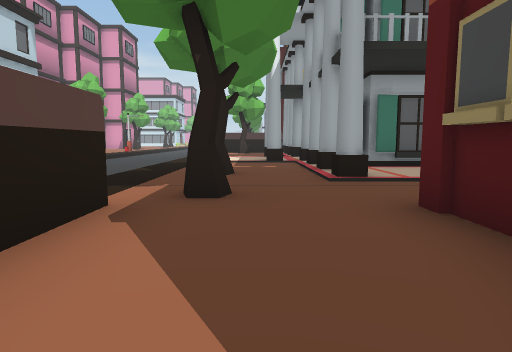
[1] (above)

24 first-person views from a walk through a Unity game level. The camera is 1.2 m above the floor, tilts 6° down and sees 75° across. The floor is counted in squares, 2 m on a side. Each view is taken from the middle of a square. On the plan, view 1 faces up. The plan holds only what a view shows up to about 10 squares ahead; the rest is blank. The place goes on beyond the plan. Some animated figures are not drawn.

[2]
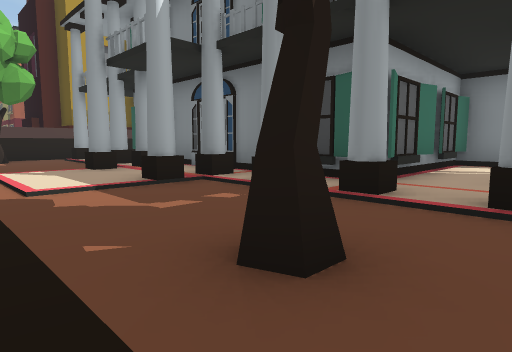

[3]
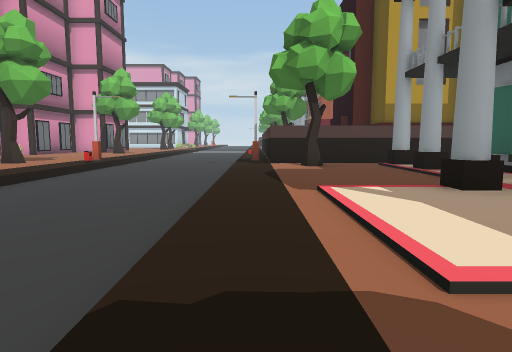

[4]
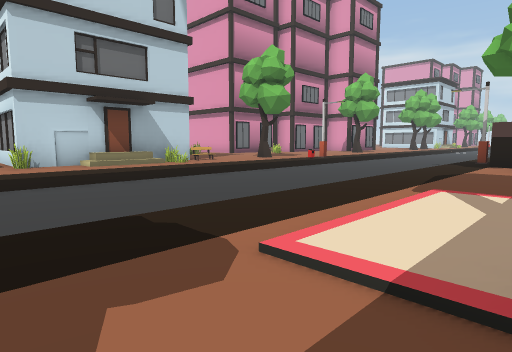

[5]
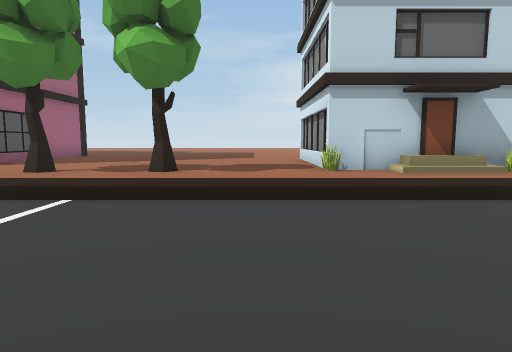

[6]
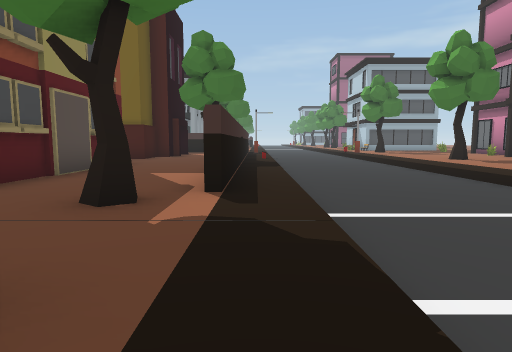

[7]
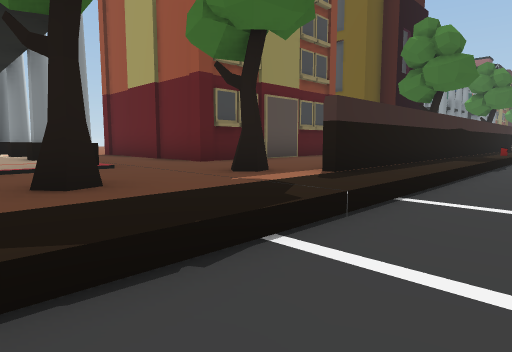

[8]
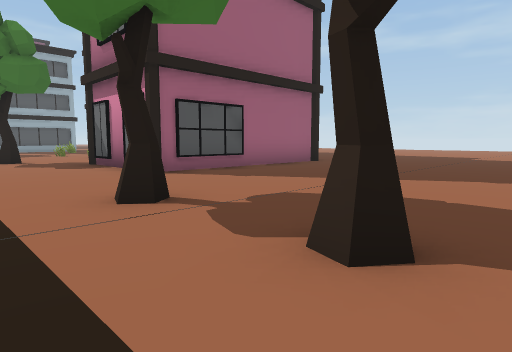

[9]
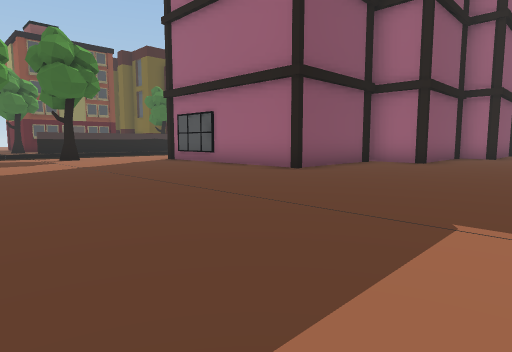

[10]
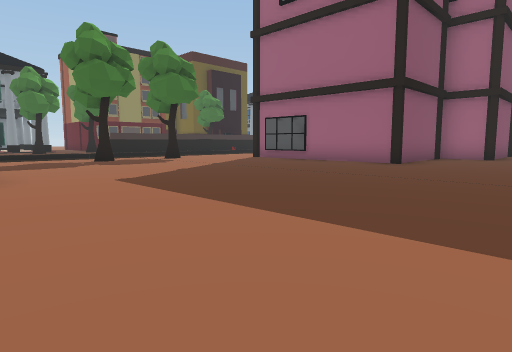

[11]
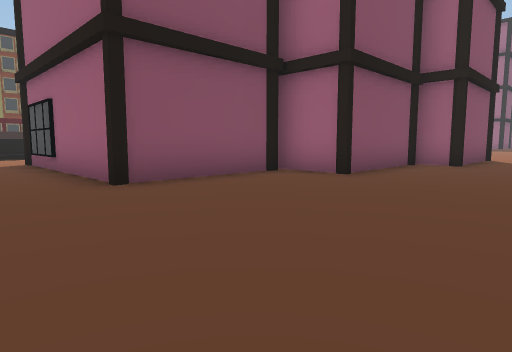

[12]
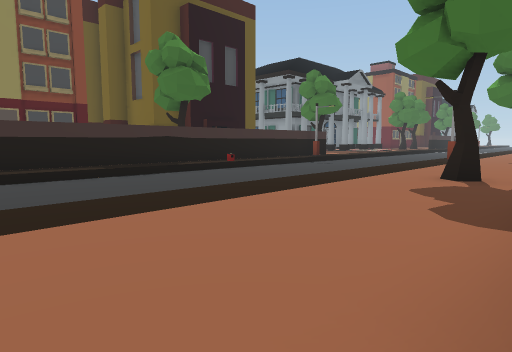

[13]
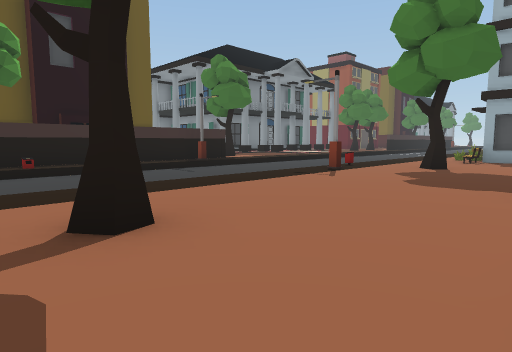

[14]
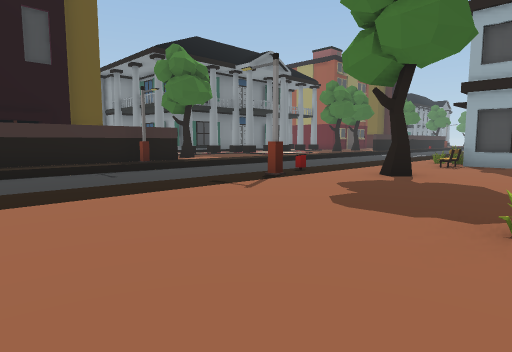

[15]
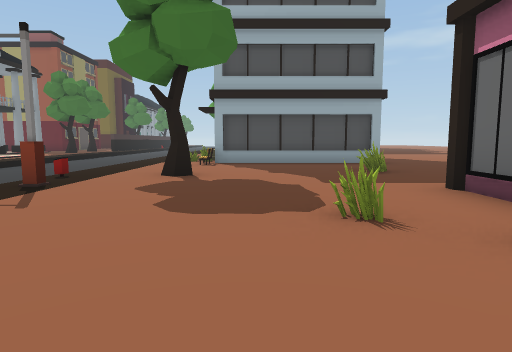

[16]
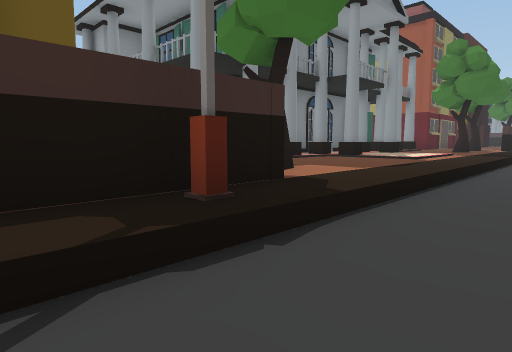

[17]
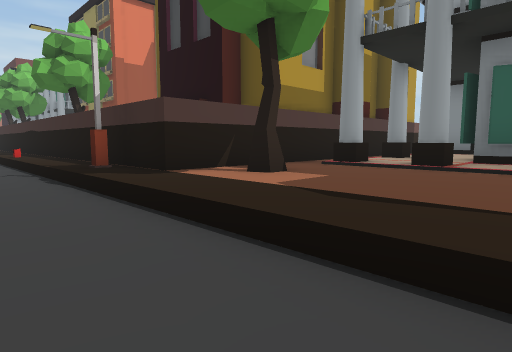

[18]
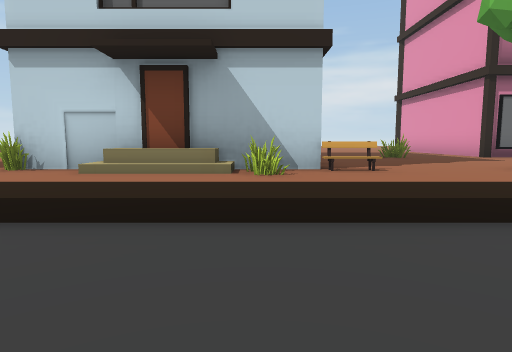

[19]
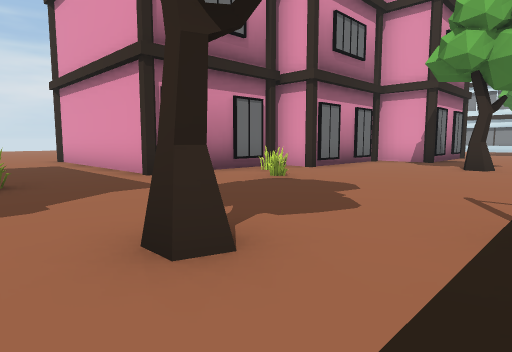

[20]
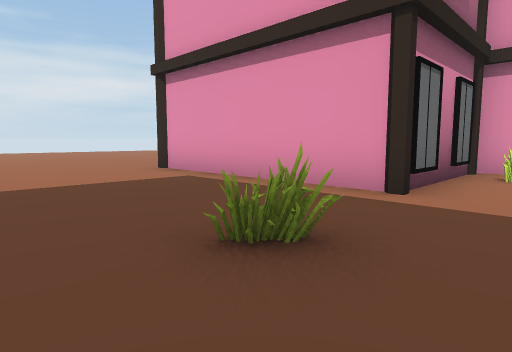

[21]
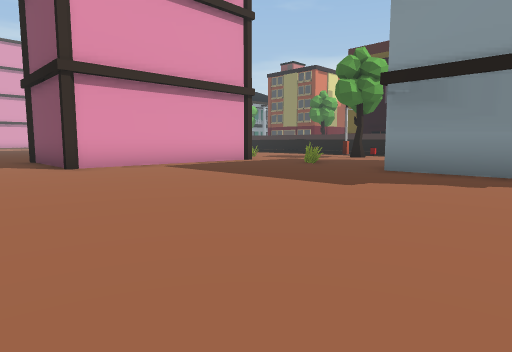

[22]
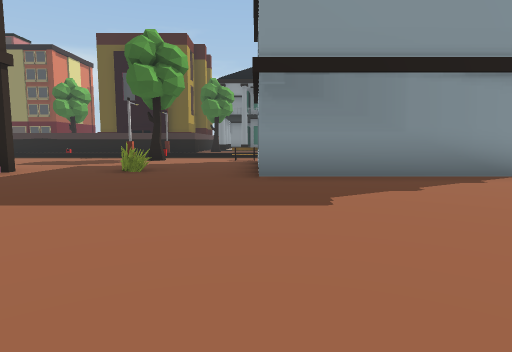

[23]
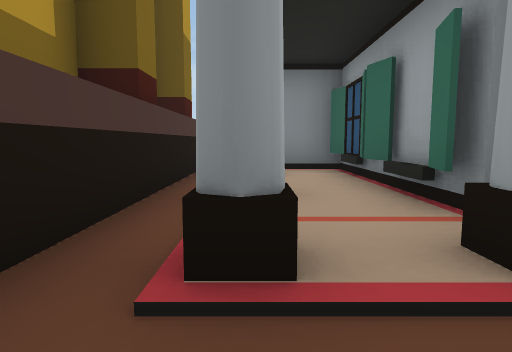

[24]
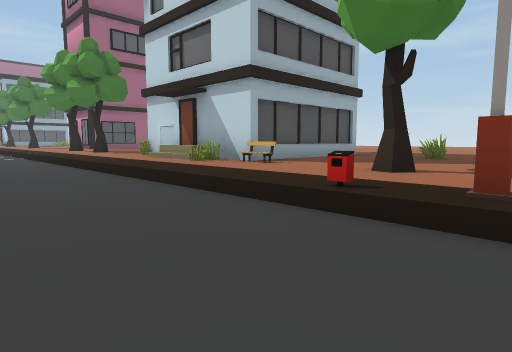

### Floor plan
Key: @ floor where view 1 was taken; # wall or solid block; . main floor; - floor 0.25 m lower than the main floor; = window, fence, low wall or low ledge; B building; T tree; L lamp; E bench.
Columns run from 20 left of view 1 to 7 right of it. Each row starts with its distance up from view 1.
 19              L----L
 18          .....----L   ######
 17      ...=..T..----.####....
 16      ...=.....----.T.B.B B
 15        .......----...B     B
 14        ####E..----.... BBBBB
 13           ##=.----...B
 12            #..----..BB
 11            #..----..
 10  .....  ####..----..
  9  .............----....
  8  .............----...B
  7 ..............----...B BBBBB
  6 ...........T..----.T..     B
  5 ..............----...B.B B B
  4 ...........T.. ---.T......
  3 .............. ---#...#####
  2 ..............----#...#
  1 .....######...----#...#
  0 .....#    #...----#.@.#
 -1 .....#    #...----#...#
 -2  ....#  ###...----# ..
 -3  ...##  #.....----# ..
 -4  ...#   #..T..----#T
 -5  ...#  ##.....----#
 -6  ..##  #......----#
 -7  ..#   #......----#
 -8 ...#   #.=....----#
 -9 ...#####.....L----L
-10 ..............----L#   ####
-11 ........=..T..----.####
-12 ........=.....----.T.B     B
-13 ..............----...B     B
-14 .......####E..----.... BBB
-15 .......#  ##=.----...B
-16 .......#   #..-- -..BB
-17 .......#   #..-  -..

Where each view was taken, in squares from view 1:
view 1: 0 up, 0 right, facing up
view 2: 5 up, 2 left, facing up-right
view 3: 8 up, 2 left, facing up
view 4: 8 up, 0 right, facing up-left
view 5: 8 up, 2 left, facing left
view 6: 7 up, 2 left, facing down
view 7: 7 up, 4 left, facing down-right
view 8: 7 up, 7 left, facing down-left
view 9: 7 up, 20 left, facing down-right
view 10: 10 up, 19 left, facing down-right
view 11: 3 up, 20 left, facing down-right
view 12: 2 up, 10 left, facing down-right
view 13: 3 down, 11 left, facing down-right
view 14: 5 down, 11 left, facing down-right
view 15: 5 down, 10 left, facing down
view 16: 8 down, 4 left, facing down-right
view 17: 15 down, 4 left, facing up-right
view 18: 15 down, 4 left, facing left
view 19: 12 down, 7 left, facing up-left
view 20: 13 down, 11 left, facing up-left
view 21: 17 down, 20 left, facing up-right
view 22: 14 down, 19 left, facing right
view 23: 16 up, 0 right, facing right
view 24: 19 up, 4 left, facing down-left
